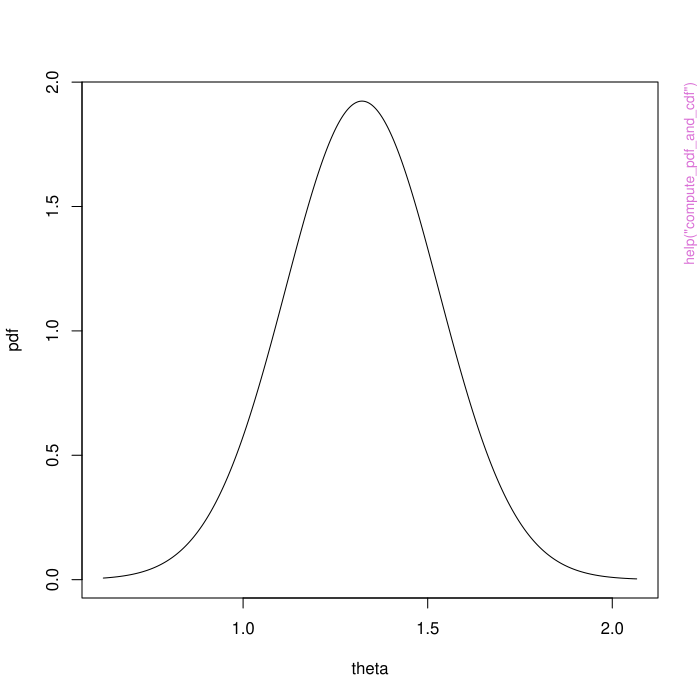

Write R code to recreate this figure.
pkgname <- "aghq"
source(file.path(R.home("share"), "R", "examples-header.R"))
options(warn = 1)
base::assign(".ExTimings", "aghq-Ex.timings", pos = 'CheckExEnv')
base::cat("name\tuser\tsystem\telapsed\n", file=base::get(".ExTimings", pos = 'CheckExEnv'))
base::assign(".format_ptime",
function(x) {
  if(!is.na(x[4L])) x[1L] <- x[1L] + x[4L]
  if(!is.na(x[5L])) x[2L] <- x[2L] + x[5L]
  options(OutDec = '.')
  format(x[1L:3L], digits = 7L)
},
pos = 'CheckExEnv')

### * </HEADER>
library('aghq')

base::assign(".oldSearch", base::search(), pos = 'CheckExEnv')
base::assign(".old_wd", base::getwd(), pos = 'CheckExEnv')
cleanEx()
nameEx("aghq")
### * aghq

flush(stderr()); flush(stdout())

base::assign(".ptime", proc.time(), pos = "CheckExEnv")
### Name: aghq
### Title: Adaptive Gauss-Hermite Quadrature
### Aliases: aghq

### ** Examples


logfteta2d <- function(eta,y) {
  # eta is now (eta1,eta2)
  # y is now (y1,y2)
  n <- length(y)
  n1 <- ceiling(n/2)
  n2 <- floor(n/2)
  y1 <- y[1:n1]
  y2 <- y[(n1+1):(n1+n2)]
  eta1 <- eta[1]
  eta2 <- eta[2]
  sum(y1) * eta1 - (length(y1) + 1) * exp(eta1) - sum(lgamma(y1+1)) + eta1 +
    sum(y2) * eta2 - (length(y2) + 1) * exp(eta2) - sum(lgamma(y2+1)) + eta2
}
set.seed(84343124)
n1 <- 5
n2 <- 5
n <- n1+n2
y1 <- rpois(n1,5)
y2 <- rpois(n2,5)
objfunc2d <- function(x) logfteta2d(x,c(y1,y2))
funlist2d <- list(
  fn = objfunc2d,
  gr = function(x) numDeriv::grad(objfunc2d,x),
  he = function(x) numDeriv::hessian(objfunc2d,x)
)

thequadrature <- aghq(funlist2d,3,c(0,0))




base::assign(".dptime", (proc.time() - get(".ptime", pos = "CheckExEnv")), pos = "CheckExEnv")
base::cat("aghq", base::get(".format_ptime", pos = 'CheckExEnv')(get(".dptime", pos = "CheckExEnv")), "\n", file=base::get(".ExTimings", pos = 'CheckExEnv'), append=TRUE, sep="\t")
cleanEx()
nameEx("compute_moment")
### * compute_moment

flush(stderr()); flush(stdout())

base::assign(".ptime", proc.time(), pos = "CheckExEnv")
### Name: compute_moment
### Title: Compute moments
### Aliases: compute_moment compute_moment.default compute_moment.aghq

### ** Examples

logfteta2d <- function(eta,y) {
  # eta is now (eta1,eta2)
  # y is now (y1,y2)
  n <- length(y)
  n1 <- ceiling(n/2)
  n2 <- floor(n/2)
  y1 <- y[1:n1]
  y2 <- y[(n1+1):(n1+n2)]
  eta1 <- eta[1]
  eta2 <- eta[2]
  sum(y1) * eta1 - (length(y1) + 1) * exp(eta1) - sum(lgamma(y1+1)) + eta1 +
    sum(y2) * eta2 - (length(y2) + 1) * exp(eta2) - sum(lgamma(y2+1)) + eta2
}
set.seed(84343124)
n1 <- 5
n2 <- 5
n <- n1+n2
y1 <- rpois(n1,5)
y2 <- rpois(n2,5)
objfunc2d <- function(x) logfteta2d(x,c(y1,y2))
funlist2d <- list(
  fn = objfunc2d,
  gr = function(x) numDeriv::grad(objfunc2d,x),
  he = function(x) numDeriv::hessian(objfunc2d,x)
)
opt_sparsetrust_2d <- optimize_theta(funlist2d,c(1.5,1.5))
norm_sparse_2d_7 <- normalize_logpost(opt_sparsetrust_2d,7,1)

# ff = function(x) 1 should return 1,
# the normalizing constant of the (already normalized) posterior:
compute_moment(norm_sparse_2d_7)
# Compute the mean of theta1 and theta2
compute_moment(norm_sparse_2d_7,ff = function(x) x)
# Compute the mean of lambda1 = exp(theta1) and lambda2 = exp(theta2)
lambdameans <- compute_moment(norm_sparse_2d_7,ff = function(x) exp(x))
lambdameans
# Compare them to the truth:
(sum(y1) + 1)/(length(y1) + 1)
(sum(y2) + 1)/(length(y2) + 1)
# Compute the standard deviation of lambda1
lambda1sd <- sqrt(compute_moment(norm_sparse_2d_7,ff = function(x) (exp(x) - lambdameans[1])^2))[1]
# ...and so on.



base::assign(".dptime", (proc.time() - get(".ptime", pos = "CheckExEnv")), pos = "CheckExEnv")
base::cat("compute_moment", base::get(".format_ptime", pos = 'CheckExEnv')(get(".dptime", pos = "CheckExEnv")), "\n", file=base::get(".ExTimings", pos = 'CheckExEnv'), append=TRUE, sep="\t")
cleanEx()
nameEx("compute_pdf_and_cdf")
### * compute_pdf_and_cdf

flush(stderr()); flush(stdout())

base::assign(".ptime", proc.time(), pos = "CheckExEnv")
### Name: compute_pdf_and_cdf
### Title: Density and Cumulative Distribution Function
### Aliases: compute_pdf_and_cdf compute_pdf_and_cdf.default
###   compute_pdf_and_cdf.list compute_pdf_and_cdf.aghq

### ** Examples

logfteta2d <- function(eta,y) {
  # eta is now (eta1,eta2)
  # y is now (y1,y2)
  n <- length(y)
  n1 <- ceiling(n/2)
  n2 <- floor(n/2)
  y1 <- y[1:n1]
  y2 <- y[(n1+1):(n1+n2)]
  eta1 <- eta[1]
  eta2 <- eta[2]
  sum(y1) * eta1 - (length(y1) + 1) * exp(eta1) - sum(lgamma(y1+1)) + eta1 +
    sum(y2) * eta2 - (length(y2) + 1) * exp(eta2) - sum(lgamma(y2+1)) + eta2
}
set.seed(84343124)
n1 <- 5
n2 <- 5
n <- n1+n2
y1 <- rpois(n1,5)
y2 <- rpois(n2,5)
objfunc2d <- function(x) logfteta2d(x,c(y1,y2))
funlist2d <- list(
  fn = objfunc2d,
  gr = function(x) numDeriv::grad(objfunc2d,x),
  he = function(x) numDeriv::hessian(objfunc2d,x)
)
opt_sparsetrust_2d <- optimize_theta(funlist2d,c(1.5,1.5))
margpost <- marginal_posterior(opt_sparsetrust_2d,3,1) # margpost for theta1
thepdfandcdf <- compute_pdf_and_cdf(margpost)
with(thepdfandcdf,{
  plot(pdf~theta,type='l')
  plot(cdf~theta,type='l')
})




base::assign(".dptime", (proc.time() - get(".ptime", pos = "CheckExEnv")), pos = "CheckExEnv")
base::cat("compute_pdf_and_cdf", base::get(".format_ptime", pos = 'CheckExEnv')(get(".dptime", pos = "CheckExEnv")), "\n", file=base::get(".ExTimings", pos = 'CheckExEnv'), append=TRUE, sep="\t")
cleanEx()
nameEx("compute_quantiles")
### * compute_quantiles

flush(stderr()); flush(stdout())

base::assign(".ptime", proc.time(), pos = "CheckExEnv")
### Name: compute_quantiles
### Title: Quantiles
### Aliases: compute_quantiles compute_quantiles.default
###   compute_quantiles.list compute_quantiles.aghq

### ** Examples

logfteta2d <- function(eta,y) {
  # eta is now (eta1,eta2)
  # y is now (y1,y2)
  n <- length(y)
  n1 <- ceiling(n/2)
  n2 <- floor(n/2)
  y1 <- y[1:n1]
  y2 <- y[(n1+1):(n1+n2)]
  eta1 <- eta[1]
  eta2 <- eta[2]
  sum(y1) * eta1 - (length(y1) + 1) * exp(eta1) - sum(lgamma(y1+1)) + eta1 +
    sum(y2) * eta2 - (length(y2) + 1) * exp(eta2) - sum(lgamma(y2+1)) + eta2
}
set.seed(84343124)
n1 <- 5
n2 <- 5
n <- n1+n2
y1 <- rpois(n1,5)
y2 <- rpois(n2,5)
objfunc2d <- function(x) logfteta2d(x,c(y1,y2))
funlist2d <- list(
  fn = objfunc2d,
  gr = function(x) numDeriv::grad(objfunc2d,x),
  he = function(x) numDeriv::hessian(objfunc2d,x)
)
opt_sparsetrust_2d <- optimize_theta(funlist2d,c(1.5,1.5))
margpost <- marginal_posterior(opt_sparsetrust_2d,3,1) # margpost for theta1
etaquant <- compute_quantiles(margpost)
etaquant
# lambda = exp(eta)
exp(etaquant)
# Compare to truth
qgamma(.025,1+sum(y1),1+n1)
qgamma(.975,1+sum(y1),1+n1)






base::assign(".dptime", (proc.time() - get(".ptime", pos = "CheckExEnv")), pos = "CheckExEnv")
base::cat("compute_quantiles", base::get(".format_ptime", pos = 'CheckExEnv')(get(".dptime", pos = "CheckExEnv")), "\n", file=base::get(".ExTimings", pos = 'CheckExEnv'), append=TRUE, sep="\t")
cleanEx()
nameEx("default_control")
### * default_control

flush(stderr()); flush(stdout())

base::assign(".ptime", proc.time(), pos = "CheckExEnv")
### Name: default_control
### Title: Default control arguments for 'aghq::aghq()'.
### Aliases: default_control

### ** Examples


default_control()
default_control(method = "trust")
default_control(negate = TRUE)




base::assign(".dptime", (proc.time() - get(".ptime", pos = "CheckExEnv")), pos = "CheckExEnv")
base::cat("default_control", base::get(".format_ptime", pos = 'CheckExEnv')(get(".dptime", pos = "CheckExEnv")), "\n", file=base::get(".ExTimings", pos = 'CheckExEnv'), append=TRUE, sep="\t")
cleanEx()
nameEx("default_control_marglaplace")
### * default_control_marglaplace

flush(stderr()); flush(stdout())

base::assign(".ptime", proc.time(), pos = "CheckExEnv")
### Name: default_control_marglaplace
### Title: Default control arguments for 'aghq::marginal_laplace()'.
### Aliases: default_control_marglaplace

### ** Examples


default_control_marglaplace()
default_control_marglaplace(method = "trust")
default_control_marglaplace(method = "trust",inner_method = "trust")
default_control_marglaplace(negate = TRUE)




base::assign(".dptime", (proc.time() - get(".ptime", pos = "CheckExEnv")), pos = "CheckExEnv")
base::cat("default_control_marglaplace", base::get(".format_ptime", pos = 'CheckExEnv')(get(".dptime", pos = "CheckExEnv")), "\n", file=base::get(".ExTimings", pos = 'CheckExEnv'), append=TRUE, sep="\t")
cleanEx()
nameEx("default_control_tmb")
### * default_control_tmb

flush(stderr()); flush(stdout())

base::assign(".ptime", proc.time(), pos = "CheckExEnv")
### Name: default_control_tmb
### Title: Default control arguments for 'aghq::marginal_laplace_tmb()'.
### Aliases: default_control_tmb

### ** Examples


default_control_marglaplace()
default_control_marglaplace(method = "trust")
default_control_marglaplace(method = "trust",inner_method = "trust")
default_control_marglaplace(negate = TRUE)




base::assign(".dptime", (proc.time() - get(".ptime", pos = "CheckExEnv")), pos = "CheckExEnv")
base::cat("default_control_tmb", base::get(".format_ptime", pos = 'CheckExEnv')(get(".dptime", pos = "CheckExEnv")), "\n", file=base::get(".ExTimings", pos = 'CheckExEnv'), append=TRUE, sep="\t")
cleanEx()
nameEx("laplace_approximation")
### * laplace_approximation

flush(stderr()); flush(stdout())

base::assign(".ptime", proc.time(), pos = "CheckExEnv")
### Name: laplace_approximation
### Title: Laplace Approximation
### Aliases: laplace_approximation

### ** Examples


logfteta2d <- function(eta,y) {
  # eta is now (eta1,eta2)
  # y is now (y1,y2)
  n <- length(y)
  n1 <- ceiling(n/2)
  n2 <- floor(n/2)
  y1 <- y[1:n1]
  y2 <- y[(n1+1):(n1+n2)]
  eta1 <- eta[1]
  eta2 <- eta[2]
  sum(y1) * eta1 - (length(y1) + 1) * exp(eta1) - sum(lgamma(y1+1)) + eta1 +
    sum(y2) * eta2 - (length(y2) + 1) * exp(eta2) - sum(lgamma(y2+1)) + eta2
}
set.seed(84343124)
n1 <- 5
n2 <- 5
n <- n1+n2
y1 <- rpois(n1,5)
y2 <- rpois(n2,5)
objfunc2d <- function(x) logfteta2d(x,c(y1,y2))
funlist2d <- list(
  fn = objfunc2d,
  gr = function(x) numDeriv::grad(objfunc2d,x),
  he = function(x) numDeriv::hessian(objfunc2d,x)
)

thequadrature <- aghq(funlist2d,3,c(0,0))




base::assign(".dptime", (proc.time() - get(".ptime", pos = "CheckExEnv")), pos = "CheckExEnv")
base::cat("laplace_approximation", base::get(".format_ptime", pos = 'CheckExEnv')(get(".dptime", pos = "CheckExEnv")), "\n", file=base::get(".ExTimings", pos = 'CheckExEnv'), append=TRUE, sep="\t")
cleanEx()
nameEx("marginal_laplace")
### * marginal_laplace

flush(stderr()); flush(stdout())

base::assign(".ptime", proc.time(), pos = "CheckExEnv")
### Name: marginal_laplace
### Title: Marginal Laplace approximation
### Aliases: marginal_laplace

### ** Examples

logfteta2d <- function(eta,y) {
  # eta is now (eta1,eta2)
  # y is now (y1,y2)
  n <- length(y)
  n1 <- ceiling(n/2)
  n2 <- floor(n/2)
  y1 <- y[1:n1]
  y2 <- y[(n1+1):(n1+n2)]
  eta1 <- eta[1]
  eta2 <- eta[2]
  sum(y1) * eta1 - (length(y1) + 1) * exp(eta1) - sum(lgamma(y1+1)) + eta1 +
    sum(y2) * eta2 - (length(y2) + 1) * exp(eta2) - sum(lgamma(y2+1)) + eta2
}
set.seed(84343124)
n1 <- 5
n2 <- 5
n <- n1+n2
y1 <- rpois(n1,5)
y2 <- rpois(n2,5)
objfunc2d <- function(x) logfteta2d(x,c(y1,y2))
objfunc2dmarg <- function(W,theta) objfunc2d(c(W,theta))
objfunc2dmarggr <- function(W,theta) {
  fn <- function(W) objfunc2dmarg(W,theta)
  numDeriv::grad(fn,W)
}
objfunc2dmarghe <- function(W,theta) {
  fn <- function(W) objfunc2dmarg(W,theta)
  numDeriv::hessian(fn,W)
}

funlist2dmarg <- list(
  fn = objfunc2dmarg,
  gr = objfunc2dmarggr,
  he = objfunc2dmarghe
)



base::assign(".dptime", (proc.time() - get(".ptime", pos = "CheckExEnv")), pos = "CheckExEnv")
base::cat("marginal_laplace", base::get(".format_ptime", pos = 'CheckExEnv')(get(".dptime", pos = "CheckExEnv")), "\n", file=base::get(".ExTimings", pos = 'CheckExEnv'), append=TRUE, sep="\t")
cleanEx()
nameEx("marginal_posterior")
### * marginal_posterior

flush(stderr()); flush(stdout())

base::assign(".ptime", proc.time(), pos = "CheckExEnv")
### Name: marginal_posterior
### Title: Marginal Posteriors
### Aliases: marginal_posterior

### ** Examples

## A 2d example ##
logfteta2d <- function(eta,y) {
  # eta is now (eta1,eta2)
  # y is now (y1,y2)
  n <- length(y)
  n1 <- ceiling(n/2)
  n2 <- floor(n/2)
  y1 <- y[1:n1]
  y2 <- y[(n1+1):(n1+n2)]
  eta1 <- eta[1]
  eta2 <- eta[2]
  sum(y1) * eta1 - (length(y1) + 1) * exp(eta1) - sum(lgamma(y1+1)) + eta1 +
    sum(y2) * eta2 - (length(y2) + 1) * exp(eta2) - sum(lgamma(y2+1)) + eta2
}
set.seed(84343124)
n1 <- 5
n2 <- 5
n <- n1+n2
y1 <- rpois(n1,5)
y2 <- rpois(n2,5)
objfunc2d <- function(x) logfteta2d(x,c(y1,y2))
funlist2d <- list(
  fn = objfunc2d,
  gr = function(x) numDeriv::grad(objfunc2d,x),
  he = function(x) numDeriv::hessian(objfunc2d,x)
)
opt_sparsetrust_2d <- optimize_theta(funlist2d,c(1.5,1.5))

# Now actually do the marginal posteriors
marginal_posterior(opt_sparsetrust_2d,3,1)
marginal_posterior(opt_sparsetrust_2d,3,2)
marginal_posterior(opt_sparsetrust_2d,7,2)




base::assign(".dptime", (proc.time() - get(".ptime", pos = "CheckExEnv")), pos = "CheckExEnv")
base::cat("marginal_posterior", base::get(".format_ptime", pos = 'CheckExEnv')(get(".dptime", pos = "CheckExEnv")), "\n", file=base::get(".ExTimings", pos = 'CheckExEnv'), append=TRUE, sep="\t")
cleanEx()
nameEx("normalize_logpost")
### * normalize_logpost

flush(stderr()); flush(stdout())

base::assign(".ptime", proc.time(), pos = "CheckExEnv")
### Name: normalize_logpost
### Title: Normalize the joint posterior using AGHQ
### Aliases: normalize_logpost

### ** Examples

# Same setup as optimize_theta
logfteta <- function(eta,y) {
  sum(y) * eta - (length(y) + 1) * exp(eta) - sum(lgamma(y+1)) + eta
}
set.seed(84343124)
y <- rpois(10,5) # Mode should be sum(y) / (10 + 1)
truemode <- log((sum(y) + 1)/(length(y) + 1))
objfunc <- function(x) logfteta(x,y)
funlist <- list(
  fn = objfunc,
  gr = function(x) numDeriv::grad(objfunc,x),
  he = function(x) numDeriv::hessian(objfunc,x)
)
opt_sparsetrust <- optimize_theta(funlist,1.5)
opt_trust <- optimize_theta(funlist,1.5,control = default_control(method = "trust"))
opt_bfgs <- optimize_theta(funlist,1.5,control = default_control(method = "BFGS"))

# Quadrature with 3, 5, and 7 points using sparse trust region optimization:
norm_sparse_3 <- normalize_logpost(opt_sparsetrust,3,1)
norm_sparse_5 <- normalize_logpost(opt_sparsetrust,5,1)
norm_sparse_7 <- normalize_logpost(opt_sparsetrust,7,1)

# Quadrature with 3, 5, and 7 points using dense trust region optimization:
norm_trust_3 <- normalize_logpost(opt_trust,3,1)
norm_trust_5 <- normalize_logpost(opt_trust,5,1)
norm_trust_7 <- normalize_logpost(opt_trust,7,1)

# Quadrature with 3, 5, and 7 points using BFGS optimization:
norm_bfgs_3 <- normalize_logpost(opt_bfgs,3,1)
norm_bfgs_5 <- normalize_logpost(opt_bfgs,5,1)
norm_bfgs_7 <- normalize_logpost(opt_bfgs,7,1)




base::assign(".dptime", (proc.time() - get(".ptime", pos = "CheckExEnv")), pos = "CheckExEnv")
base::cat("normalize_logpost", base::get(".format_ptime", pos = 'CheckExEnv')(get(".dptime", pos = "CheckExEnv")), "\n", file=base::get(".ExTimings", pos = 'CheckExEnv'), append=TRUE, sep="\t")
cleanEx()
nameEx("optimize_theta")
### * optimize_theta

flush(stderr()); flush(stdout())

base::assign(".ptime", proc.time(), pos = "CheckExEnv")
### Name: optimize_theta
### Title: Obtain function information necessary for performing quadrature
### Aliases: optimize_theta

### ** Examples

# Poisson/Exponential example
logfteta <- function(eta,y) {
  sum(y) * eta - (length(y) + 1) * exp(eta) - sum(lgamma(y+1)) + eta
}

y <- rpois(10,5) # Mode should be (sum(y) + 1) / (length(y) + 1)

objfunc <- function(x) logfteta(x,y)
funlist <- list(
  fn = objfunc,
  gr = function(x) numDeriv::grad(objfunc,x),
  he = function(x) numDeriv::hessian(objfunc,x)
)

optimize_theta(funlist,1.5)
optimize_theta(funlist,1.5,control = default_control(method = "trust"))
optimize_theta(funlist,1.5,control = default_control(method = "BFGS"))




base::assign(".dptime", (proc.time() - get(".ptime", pos = "CheckExEnv")), pos = "CheckExEnv")
base::cat("optimize_theta", base::get(".format_ptime", pos = 'CheckExEnv')(get(".dptime", pos = "CheckExEnv")), "\n", file=base::get(".ExTimings", pos = 'CheckExEnv'), append=TRUE, sep="\t")
cleanEx()
nameEx("plot.aghq")
### * plot.aghq

flush(stderr()); flush(stdout())

base::assign(".ptime", proc.time(), pos = "CheckExEnv")
### Name: plot.aghq
### Title: Plot method for AGHQ objects
### Aliases: plot.aghq

### ** Examples


logfteta2d <- function(eta,y) {
  # eta is now (eta1,eta2)
  # y is now (y1,y2)
  n <- length(y)
  n1 <- ceiling(n/2)
  n2 <- floor(n/2)
  y1 <- y[1:n1]
  y2 <- y[(n1+1):(n1+n2)]
  eta1 <- eta[1]
  eta2 <- eta[2]
  sum(y1) * eta1 - (length(y1) + 1) * exp(eta1) - sum(lgamma(y1+1)) + eta1 +
    sum(y2) * eta2 - (length(y2) + 1) * exp(eta2) - sum(lgamma(y2+1)) + eta2
}
set.seed(84343124)
n1 <- 5
n2 <- 5
n <- n1+n2
y1 <- rpois(n1,5)
y2 <- rpois(n2,5)
objfunc2d <- function(x) logfteta2d(x,c(y1,y2))
funlist2d <- list(
  fn = objfunc2d,
  gr = function(x) numDeriv::grad(objfunc2d,x),
  he = function(x) numDeriv::hessian(objfunc2d,x)
)

thequadrature <- aghq(funlist2d,3,c(0,0))
plot(thequadrature)




base::assign(".dptime", (proc.time() - get(".ptime", pos = "CheckExEnv")), pos = "CheckExEnv")
base::cat("plot.aghq", base::get(".format_ptime", pos = 'CheckExEnv')(get(".dptime", pos = "CheckExEnv")), "\n", file=base::get(".ExTimings", pos = 'CheckExEnv'), append=TRUE, sep="\t")
cleanEx()
nameEx("print.aghq")
### * print.aghq

flush(stderr()); flush(stdout())

base::assign(".ptime", proc.time(), pos = "CheckExEnv")
### Name: print.aghq
### Title: Print method for AGHQ objects
### Aliases: print.aghq

### ** Examples


logfteta2d <- function(eta,y) {
  # eta is now (eta1,eta2)
  # y is now (y1,y2)
  n <- length(y)
  n1 <- ceiling(n/2)
  n2 <- floor(n/2)
  y1 <- y[1:n1]
  y2 <- y[(n1+1):(n1+n2)]
  eta1 <- eta[1]
  eta2 <- eta[2]
  sum(y1) * eta1 - (length(y1) + 1) * exp(eta1) - sum(lgamma(y1+1)) + eta1 +
    sum(y2) * eta2 - (length(y2) + 1) * exp(eta2) - sum(lgamma(y2+1)) + eta2
}
set.seed(84343124)
n1 <- 5
n2 <- 5
n <- n1+n2
y1 <- rpois(n1,5)
y2 <- rpois(n2,5)
objfunc2d <- function(x) logfteta2d(x,c(y1,y2))
funlist2d <- list(
  fn = objfunc2d,
  gr = function(x) numDeriv::grad(objfunc2d,x),
  he = function(x) numDeriv::hessian(objfunc2d,x)
)

thequadrature <- aghq(funlist2d,3,c(0,0))
thequadrature




base::assign(".dptime", (proc.time() - get(".ptime", pos = "CheckExEnv")), pos = "CheckExEnv")
base::cat("print.aghq", base::get(".format_ptime", pos = 'CheckExEnv')(get(".dptime", pos = "CheckExEnv")), "\n", file=base::get(".ExTimings", pos = 'CheckExEnv'), append=TRUE, sep="\t")
cleanEx()
nameEx("print.aghqsummary")
### * print.aghqsummary

flush(stderr()); flush(stdout())

base::assign(".ptime", proc.time(), pos = "CheckExEnv")
### Name: print.aghqsummary
### Title: Print method for AGHQ summary objects
### Aliases: print.aghqsummary

### ** Examples


logfteta2d <- function(eta,y) {
  # eta is now (eta1,eta2)
  # y is now (y1,y2)
  n <- length(y)
  n1 <- ceiling(n/2)
  n2 <- floor(n/2)
  y1 <- y[1:n1]
  y2 <- y[(n1+1):(n1+n2)]
  eta1 <- eta[1]
  eta2 <- eta[2]
  sum(y1) * eta1 - (length(y1) + 1) * exp(eta1) - sum(lgamma(y1+1)) + eta1 +
    sum(y2) * eta2 - (length(y2) + 1) * exp(eta2) - sum(lgamma(y2+1)) + eta2
}
set.seed(84343124)
n1 <- 5
n2 <- 5
n <- n1+n2
y1 <- rpois(n1,5)
y2 <- rpois(n2,5)
objfunc2d <- function(x) logfteta2d(x,c(y1,y2))
funlist2d <- list(
  fn = objfunc2d,
  gr = function(x) numDeriv::grad(objfunc2d,x),
  he = function(x) numDeriv::hessian(objfunc2d,x)
)

thequadrature <- aghq(funlist2d,3,c(0,0))
# Summarize and automatically call its print() method when called interactively:
summary(thequadrature)




base::assign(".dptime", (proc.time() - get(".ptime", pos = "CheckExEnv")), pos = "CheckExEnv")
base::cat("print.aghqsummary", base::get(".format_ptime", pos = 'CheckExEnv')(get(".dptime", pos = "CheckExEnv")), "\n", file=base::get(".ExTimings", pos = 'CheckExEnv'), append=TRUE, sep="\t")
cleanEx()
nameEx("print.laplace")
### * print.laplace

flush(stderr()); flush(stdout())

base::assign(".ptime", proc.time(), pos = "CheckExEnv")
### Name: print.laplace
### Title: Print method for AGHQ objects
### Aliases: print.laplace

### ** Examples


logfteta2d <- function(eta,y) {
  # eta is now (eta1,eta2)
  # y is now (y1,y2)
  n <- length(y)
  n1 <- ceiling(n/2)
  n2 <- floor(n/2)
  y1 <- y[1:n1]
  y2 <- y[(n1+1):(n1+n2)]
  eta1 <- eta[1]
  eta2 <- eta[2]
  sum(y1) * eta1 - (length(y1) + 1) * exp(eta1) - sum(lgamma(y1+1)) + eta1 +
    sum(y2) * eta2 - (length(y2) + 1) * exp(eta2) - sum(lgamma(y2+1)) + eta2
}
set.seed(84343124)
n1 <- 5
n2 <- 5
n <- n1+n2
y1 <- rpois(n1,5)
y2 <- rpois(n2,5)
objfunc2d <- function(x) logfteta2d(x,c(y1,y2))
funlist2d <- list(
  fn = objfunc2d,
  gr = function(x) numDeriv::grad(objfunc2d,x),
  he = function(x) numDeriv::hessian(objfunc2d,x)
)

thequadrature <- aghq(funlist2d,3,c(0,0))
thequadrature




base::assign(".dptime", (proc.time() - get(".ptime", pos = "CheckExEnv")), pos = "CheckExEnv")
base::cat("print.laplace", base::get(".format_ptime", pos = 'CheckExEnv')(get(".dptime", pos = "CheckExEnv")), "\n", file=base::get(".ExTimings", pos = 'CheckExEnv'), append=TRUE, sep="\t")
cleanEx()
nameEx("print.laplacesummary")
### * print.laplacesummary

flush(stderr()); flush(stdout())

base::assign(".ptime", proc.time(), pos = "CheckExEnv")
### Name: print.laplacesummary
### Title: Print method for laplacesummary objects
### Aliases: print.laplacesummary

### ** Examples


logfteta2d <- function(eta,y) {
  # eta is now (eta1,eta2)
  # y is now (y1,y2)
  n <- length(y)
  n1 <- ceiling(n/2)
  n2 <- floor(n/2)
  y1 <- y[1:n1]
  y2 <- y[(n1+1):(n1+n2)]
  eta1 <- eta[1]
  eta2 <- eta[2]
  sum(y1) * eta1 - (length(y1) + 1) * exp(eta1) - sum(lgamma(y1+1)) + eta1 +
    sum(y2) * eta2 - (length(y2) + 1) * exp(eta2) - sum(lgamma(y2+1)) + eta2
}
set.seed(84343124)
n1 <- 5
n2 <- 5
n <- n1+n2
y1 <- rpois(n1,5)
y2 <- rpois(n2,5)
objfunc2d <- function(x) logfteta2d(x,c(y1,y2))
funlist2d <- list(
  fn = objfunc2d,
  gr = function(x) numDeriv::grad(objfunc2d,x),
  he = function(x) numDeriv::hessian(objfunc2d,x)
)

thelaplace <- laplace_approximation(funlist2d,c(0,0))
# Summarize and automatically call its print() method when called interactively:
summary(thelaplace)




base::assign(".dptime", (proc.time() - get(".ptime", pos = "CheckExEnv")), pos = "CheckExEnv")
base::cat("print.laplacesummary", base::get(".format_ptime", pos = 'CheckExEnv')(get(".dptime", pos = "CheckExEnv")), "\n", file=base::get(".ExTimings", pos = 'CheckExEnv'), append=TRUE, sep="\t")
cleanEx()
nameEx("print.marginallaplacesummary")
### * print.marginallaplacesummary

flush(stderr()); flush(stdout())

base::assign(".ptime", proc.time(), pos = "CheckExEnv")
### Name: print.marginallaplacesummary
### Title: Summary statistics for models using marginal Laplace
###   approximations
### Aliases: print.marginallaplacesummary

### ** Examples

logfteta2d <- function(eta,y) {
  # eta is now (eta1,eta2)
  # y is now (y1,y2)
  n <- length(y)
  n1 <- ceiling(n/2)
  n2 <- floor(n/2)
  y1 <- y[1:n1]
  y2 <- y[(n1+1):(n1+n2)]
  eta1 <- eta[1]
  eta2 <- eta[2]
  sum(y1) * eta1 - (length(y1) + 1) * exp(eta1) - sum(lgamma(y1+1)) + eta1 +
    sum(y2) * eta2 - (length(y2) + 1) * exp(eta2) - sum(lgamma(y2+1)) + eta2
}
set.seed(84343124)
n1 <- 5
n2 <- 5
n <- n1+n2
y1 <- rpois(n1,5)
y2 <- rpois(n2,5)
objfunc2d <- function(x) logfteta2d(x,c(y1,y2))
objfunc2dmarg <- function(W,theta) objfunc2d(c(W,theta))
objfunc2dmarggr <- function(W,theta) {
  fn <- function(W) objfunc2dmarg(W,theta)
  numDeriv::grad(fn,W)
}
objfunc2dmarghe <- function(W,theta) {
  fn <- function(W) objfunc2dmarg(W,theta)
  numDeriv::hessian(fn,W)
}

funlist2dmarg <- list(
  fn = objfunc2dmarg,
  gr = objfunc2dmarggr,
  he = objfunc2dmarghe
)

themarginallaplace <- aghq::marginal_laplace(funlist2dmarg,3,list(W = 0,theta = 0))
summary(themarginallaplace)



base::assign(".dptime", (proc.time() - get(".ptime", pos = "CheckExEnv")), pos = "CheckExEnv")
base::cat("print.marginallaplacesummary", base::get(".format_ptime", pos = 'CheckExEnv')(get(".dptime", pos = "CheckExEnv")), "\n", file=base::get(".ExTimings", pos = 'CheckExEnv'), append=TRUE, sep="\t")
cleanEx()
nameEx("sample_marginal")
### * sample_marginal

flush(stderr()); flush(stdout())

base::assign(".ptime", proc.time(), pos = "CheckExEnv")
### Name: sample_marginal
### Title: Exact independent samples from an approximate posterior
###   distribution
### Aliases: sample_marginal sample_marginal.aghq
###   sample_marginal.marginallaplace

### ** Examples

logfteta2d <- function(eta,y) {
  # eta is now (eta1,eta2)
  # y is now (y1,y2)
  n <- length(y)
  n1 <- ceiling(n/2)
  n2 <- floor(n/2)
  y1 <- y[1:n1]
  y2 <- y[(n1+1):(n1+n2)]
  eta1 <- eta[1]
  eta2 <- eta[2]
  sum(y1) * eta1 - (length(y1) + 1) * exp(eta1) - sum(lgamma(y1+1)) + eta1 +
    sum(y2) * eta2 - (length(y2) + 1) * exp(eta2) - sum(lgamma(y2+1)) + eta2
}
set.seed(84343124)
n1 <- 5
n2 <- 5
n <- n1+n2
y1 <- rpois(n1,5)
y2 <- rpois(n2,5)
objfunc2d <- function(x) logfteta2d(x,c(y1,y2))
objfunc2dmarg <- function(W,theta) objfunc2d(c(W,theta))
objfunc2dmarggr <- function(W,theta) {
  fn <- function(W) objfunc2dmarg(W,theta)
  numDeriv::grad(fn,W)
}
objfunc2dmarghe <- function(W,theta) {
  fn <- function(W) objfunc2dmarg(W,theta)
  numDeriv::hessian(fn,W)
}

funlist2dmarg <- list(
  fn = objfunc2dmarg,
  gr = objfunc2dmarggr,
  he = objfunc2dmarghe
)




base::assign(".dptime", (proc.time() - get(".ptime", pos = "CheckExEnv")), pos = "CheckExEnv")
base::cat("sample_marginal", base::get(".format_ptime", pos = 'CheckExEnv')(get(".dptime", pos = "CheckExEnv")), "\n", file=base::get(".ExTimings", pos = 'CheckExEnv'), append=TRUE, sep="\t")
cleanEx()
nameEx("summary.aghq")
### * summary.aghq

flush(stderr()); flush(stdout())

base::assign(".ptime", proc.time(), pos = "CheckExEnv")
### Name: summary.aghq
### Title: Summary statistics computed using AGHQ
### Aliases: summary.aghq

### ** Examples


logfteta2d <- function(eta,y) {
  # eta is now (eta1,eta2)
  # y is now (y1,y2)
  n <- length(y)
  n1 <- ceiling(n/2)
  n2 <- floor(n/2)
  y1 <- y[1:n1]
  y2 <- y[(n1+1):(n1+n2)]
  eta1 <- eta[1]
  eta2 <- eta[2]
  sum(y1) * eta1 - (length(y1) + 1) * exp(eta1) - sum(lgamma(y1+1)) + eta1 +
    sum(y2) * eta2 - (length(y2) + 1) * exp(eta2) - sum(lgamma(y2+1)) + eta2
}
set.seed(84343124)
n1 <- 5
n2 <- 5
n <- n1+n2
y1 <- rpois(n1,5)
y2 <- rpois(n2,5)
objfunc2d <- function(x) logfteta2d(x,c(y1,y2))
funlist2d <- list(
  fn = objfunc2d,
  gr = function(x) numDeriv::grad(objfunc2d,x),
  he = function(x) numDeriv::hessian(objfunc2d,x)
)

thequadrature <- aghq(funlist2d,3,c(0,0))
# Summarize and automatically call its print() method when called interactively:
summary(thequadrature)
# or, compute the summary and save for further processing:
ss <- summary(thequadrature)
str(ss)




base::assign(".dptime", (proc.time() - get(".ptime", pos = "CheckExEnv")), pos = "CheckExEnv")
base::cat("summary.aghq", base::get(".format_ptime", pos = 'CheckExEnv')(get(".dptime", pos = "CheckExEnv")), "\n", file=base::get(".ExTimings", pos = 'CheckExEnv'), append=TRUE, sep="\t")
cleanEx()
nameEx("summary.laplace")
### * summary.laplace

flush(stderr()); flush(stdout())

base::assign(".ptime", proc.time(), pos = "CheckExEnv")
### Name: summary.laplace
### Title: Summary method for Laplace Approximation objects
### Aliases: summary.laplace

### ** Examples


logfteta2d <- function(eta,y) {
  # eta is now (eta1,eta2)
  # y is now (y1,y2)
  n <- length(y)
  n1 <- ceiling(n/2)
  n2 <- floor(n/2)
  y1 <- y[1:n1]
  y2 <- y[(n1+1):(n1+n2)]
  eta1 <- eta[1]
  eta2 <- eta[2]
  sum(y1) * eta1 - (length(y1) + 1) * exp(eta1) - sum(lgamma(y1+1)) + eta1 +
    sum(y2) * eta2 - (length(y2) + 1) * exp(eta2) - sum(lgamma(y2+1)) + eta2
}
set.seed(84343124)
n1 <- 5
n2 <- 5
n <- n1+n2
y1 <- rpois(n1,5)
y2 <- rpois(n2,5)
objfunc2d <- function(x) logfteta2d(x,c(y1,y2))
funlist2d <- list(
  fn = objfunc2d,
  gr = function(x) numDeriv::grad(objfunc2d,x),
  he = function(x) numDeriv::hessian(objfunc2d,x)
)

thelaplace <- laplace_approximation(funlist2d,c(0,0))
# Summarize and automatically call its print() method when called interactively:
summary(thelaplace)




base::assign(".dptime", (proc.time() - get(".ptime", pos = "CheckExEnv")), pos = "CheckExEnv")
base::cat("summary.laplace", base::get(".format_ptime", pos = 'CheckExEnv')(get(".dptime", pos = "CheckExEnv")), "\n", file=base::get(".ExTimings", pos = 'CheckExEnv'), append=TRUE, sep="\t")
cleanEx()
nameEx("summary.marginallaplace")
### * summary.marginallaplace

flush(stderr()); flush(stdout())

base::assign(".ptime", proc.time(), pos = "CheckExEnv")
### Name: summary.marginallaplace
### Title: Summary statistics for models using marginal Laplace
###   approximations
### Aliases: summary.marginallaplace

### ** Examples

logfteta2d <- function(eta,y) {
  # eta is now (eta1,eta2)
  # y is now (y1,y2)
  n <- length(y)
  n1 <- ceiling(n/2)
  n2 <- floor(n/2)
  y1 <- y[1:n1]
  y2 <- y[(n1+1):(n1+n2)]
  eta1 <- eta[1]
  eta2 <- eta[2]
  sum(y1) * eta1 - (length(y1) + 1) * exp(eta1) - sum(lgamma(y1+1)) + eta1 +
    sum(y2) * eta2 - (length(y2) + 1) * exp(eta2) - sum(lgamma(y2+1)) + eta2
}
set.seed(84343124)
n1 <- 5
n2 <- 5
n <- n1+n2
y1 <- rpois(n1,5)
y2 <- rpois(n2,5)
objfunc2d <- function(x) logfteta2d(x,c(y1,y2))
objfunc2dmarg <- function(W,theta) objfunc2d(c(W,theta))
objfunc2dmarggr <- function(W,theta) {
  fn <- function(W) objfunc2dmarg(W,theta)
  numDeriv::grad(fn,W)
}
objfunc2dmarghe <- function(W,theta) {
  fn <- function(W) objfunc2dmarg(W,theta)
  numDeriv::hessian(fn,W)
}

funlist2dmarg <- list(
  fn = objfunc2dmarg,
  gr = objfunc2dmarggr,
  he = objfunc2dmarghe
)

themarginallaplace <- aghq::marginal_laplace(funlist2dmarg,3,list(W = 0,theta = 0))
summary(themarginallaplace)



base::assign(".dptime", (proc.time() - get(".ptime", pos = "CheckExEnv")), pos = "CheckExEnv")
base::cat("summary.marginallaplace", base::get(".format_ptime", pos = 'CheckExEnv')(get(".dptime", pos = "CheckExEnv")), "\n", file=base::get(".ExTimings", pos = 'CheckExEnv'), append=TRUE, sep="\t")
cleanEx()
nameEx("validate_control")
### * validate_control

flush(stderr()); flush(stdout())

base::assign(".ptime", proc.time(), pos = "CheckExEnv")
### Name: validate_control
### Title: Validate a control list
### Aliases: validate_control

### ** Examples

validate_control(default_control())
validate_control(default_control_marglaplace(),type = "marglaplace")
validate_control(default_control_tmb(),type = "tmb")




base::assign(".dptime", (proc.time() - get(".ptime", pos = "CheckExEnv")), pos = "CheckExEnv")
base::cat("validate_control", base::get(".format_ptime", pos = 'CheckExEnv')(get(".dptime", pos = "CheckExEnv")), "\n", file=base::get(".ExTimings", pos = 'CheckExEnv'), append=TRUE, sep="\t")
### * <FOOTER>
###
cleanEx()
options(digits = 7L)
base::cat("Time elapsed: ", proc.time() - base::get("ptime", pos = 'CheckExEnv'),"\n")
grDevices::dev.off()
###
### Local variables: ***
### mode: outline-minor ***
### outline-regexp: "\\(> \\)?### [*]+" ***
### End: ***
quit('no')
